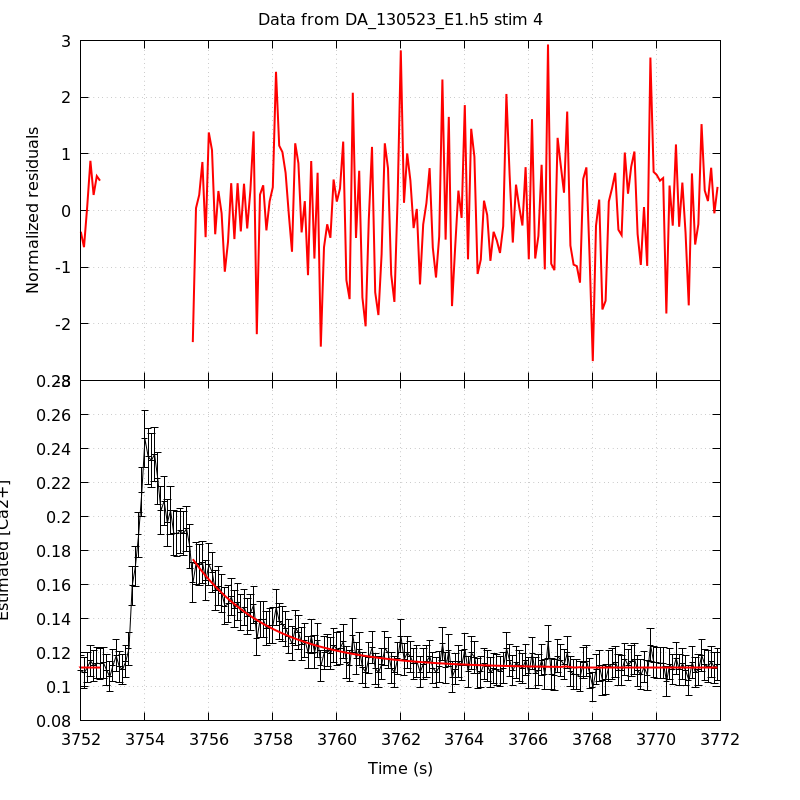

Here is the gnuplot script that generated this plot:
unset key
set grid
set multiplot title 'Data from DA_130523_E1.h5 stim 4' noenhanced layout 2,1 margins 0.1,0.9,0.1,0.95 spacing 0,0
set ylabel 'Normalized residuals'
set xtics format ''
plot 'DA_130523_E1_aba_RatioFit_s4' using 1:4 with lines linecolor rgb 'red' linewidth 2
set format x '%g'
set xlabel 'Time (s)'
set ylabel 'Estimated [Ca2+]'
plot 'DA_130523_E1_aba_CaRatio_s4' using 1:2:($3*1.96) with yerrorlines \
     linecolor rgb 'black' linewidth 1,                \
     'DA_130523_E1_aba_RatioFit_s4' using 1:3 with lines linecolor rgb 'red'\
     linewidth 2
unset multiplot
